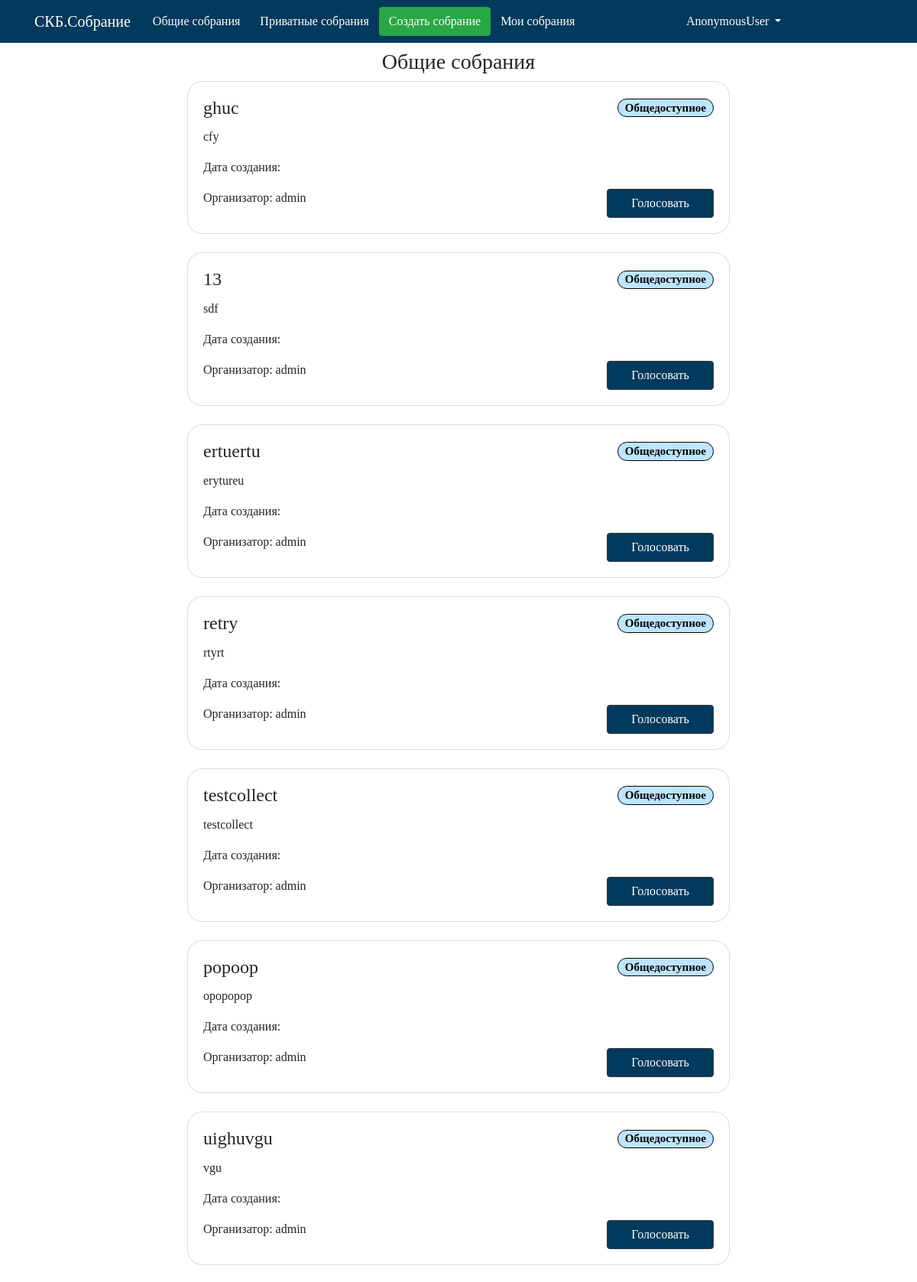
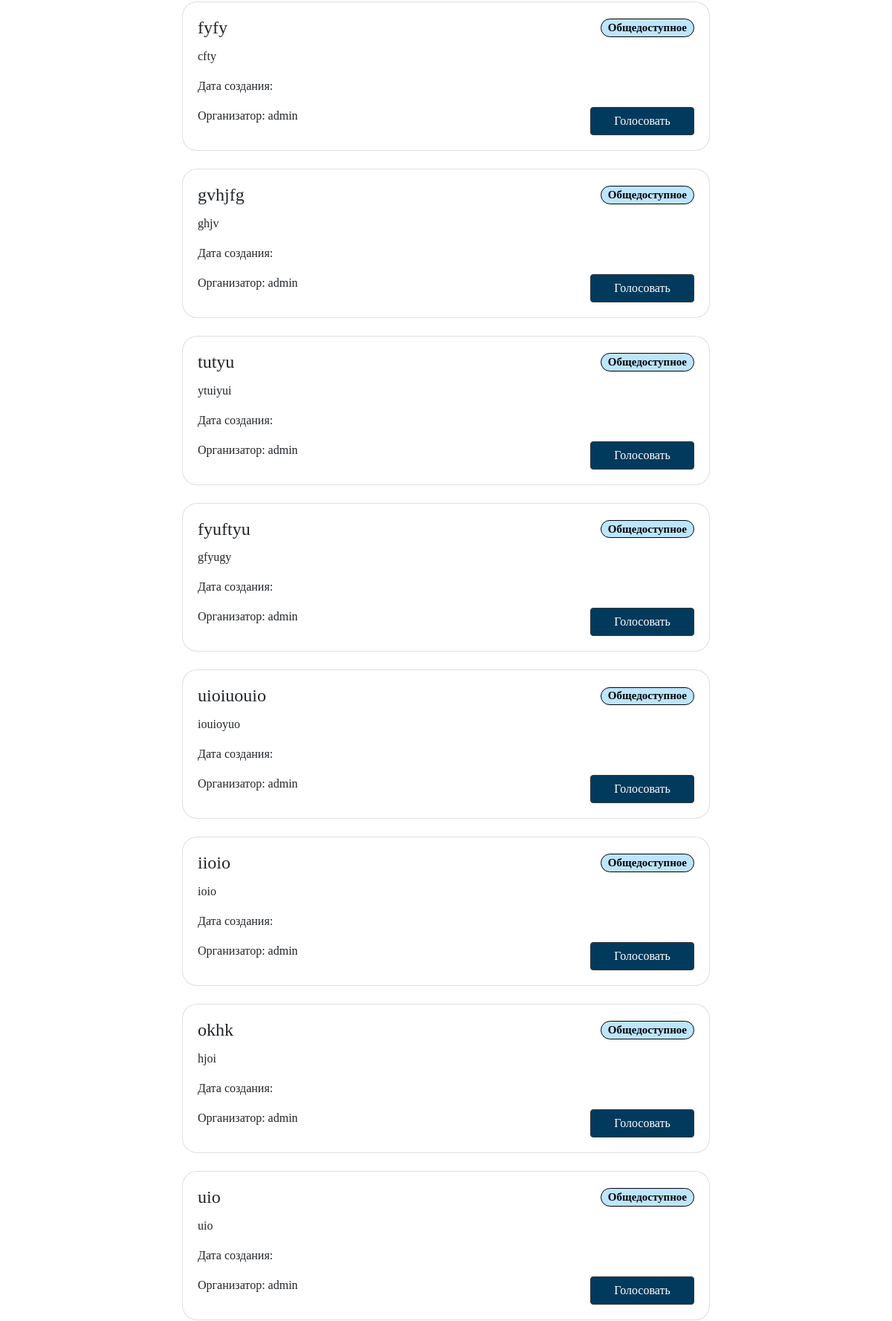
Page /maket/public_meetings/ (upper part) on the committed database (2 pictures, top to bottom).
### maket/models.py (models this page shows, shortened)
class Collect(models.Model):  # Собрание
    name = models.CharField('Название собрания', max_length=100, db_index=True,primary_key=True)
    tpesobr = models.CharField('Тип собрания',max_length= 20,default='Общедоступное')
    user = models.ForeignKey(User,verbose_name='Организатор',on_delete=models.CASCADE,unique=False)
    theme = models.CharField('Тема собрания', max_length=250)
    description = models.CharField('Описание собрания',max_length=500)
    duration = models.TimeField(verbose_name='Длительность')
    slug = models.SlugField(blank=True)
    def get_absolute_url(self):
        return reverse('vote_meeting_url', kwargs={'meeting_slug': self.slug})

### maket/views.py (the view)
# urls.py: path('public_meetings/', public_meetings_list, name='public_meetings_list_url'),
def public_meetings_list(request):
    publicMeet = Collect.objects.filter(tpesobr="Общедоступное")
    publicMeet=publicMeet[::-1]
    context = {'publicMeet': publicMeet}
    return render(request, 'maket/public_meetings.html', context)

### maket/templates/maket/public_meetings.html
{% extends 'maket/base.html' %}
{% block menu %}
{% include 'maket/includes/nav.html' %}
{% endblock %}
{% block name %}
    Общие собрания
{% endblock %}
{% block content %}
{% if not publicMeet %}
<h4 align="center"> <p class="text-danger">Общедоступных собраний нет</p> </h4>
{% else %}
{% for col in publicMeet %}
    {% include 'maket/includes/base_card.html' %}
{% endfor %}
{% endif %}
{% endblock %}

### maket/templates/maket/includes/base_card.html
<div class="col-md-8 offset-md-2" >
    <div class="card mb-4">
        <div class="card-body">
            <div class="row">
                <h4 class="card-title col">{{ col.name }} </h4>
                <h5 class="card-title col  text-right"><span class="badge badge-pill badge-info" data-toggle="tooltip" data-placement="right" >{{ col.tpesobr }}</span></h5>
            </div>
            <p class="card-text "> {{ col.theme }}</p>
            <p class="card-text "> Дата создания: {{ col.data }}</p>
            <div class="row">
                <div class=" col">
                    Организатор: {{ col.user }}
                </div>
                <div class="col text-right">
                    <a href="{{ col.get_absolute_url }}" class="btn btn-dark mr-0 vote">Голосовать</a>
                </div>
            </div>
        </div>
    </div>
</div>

### maket/static/css/style.css (style rules this page uses)
.card.mb-4 { border-radius: 20px; }
a.btn-dark, .vote { background-color:#013a5d; width:140px; }
.vote { background-color:#013a5d; width:180px; }
span.badge { background-color:#bde5fe; border: 1px solid; border-color: black; color: black; }

### rows in the picture
Collect: name "ghuc", tpesobr "Общедоступное", theme "cfy", user "admin"
Collect: name "13", tpesobr "Общедоступное", theme "sdf", user "admin"
Collect: name "ertuertu", tpesobr "Общедоступное", theme "erytureu", user "admin"
Collect: name "retry", tpesobr "Общедоступное", theme "rtyrt", user "admin"
Collect: name "testcollect", tpesobr "Общедоступное", theme "testcollect", user "admin"
Collect: name "popoop", tpesobr "Общедоступное", theme "opopopop", user "admin"
Collect: name "uighuvgu", tpesobr "Общедоступное", theme "vgu", user "admin"
Collect: name "fyfy", tpesobr "Общедоступное", theme "cfty", user "admin"
Collect: name "gvhjfg", tpesobr "Общедоступное", theme "ghjv", user "admin"
Collect: name "tutyu", tpesobr "Общедоступное", theme "ytuiyui", user "admin"
Collect: name "fyuftyu", tpesobr "Общедоступное", theme "gfyugy", user "admin"
Collect: name "uioiuouio", tpesobr "Общедоступное", theme "iouioyuo", user "admin"
Collect: name "iioio", tpesobr "Общедоступное", theme "ioio", user "admin"
Collect: name "okhk", tpesobr "Общедоступное", theme "hjoi", user "admin"
Collect: name "uio", tpesobr "Общедоступное", theme "uio", user "admin"
